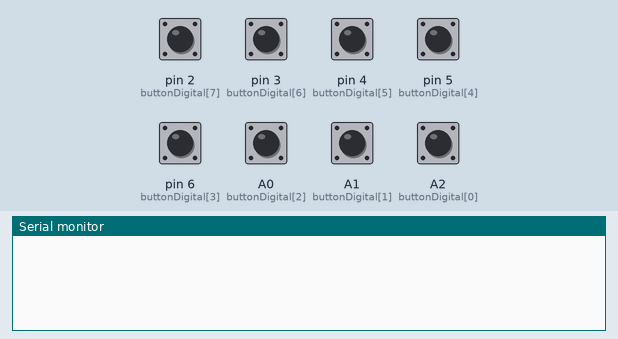
Recording of a sketch running on a simulated Arduino Uno, built with avr-gcc and run on an emulated ATmega328P. On the bench: the last lines printed to the serial monitor. Inputs (shaded band) come from the test bench; at power-on: A0 (buttonDigital[2]), A1 (buttonDigital[1]), A2 (buttonDigital[0]), pin 2 (buttonDigital[7]), pin 3 (buttonDigital[6]), pin 4 (buttonDigital[5]), pin 5 (buttonDigital[4]), pin 6 (buttonDigital[3]) LOW. No radio packets arrive unless stated.

Above: at 1.2 s.
1.3 s: pin 2 (buttonDigital[7]) pulled HIGH for 0.15 s
At 2.4 s:
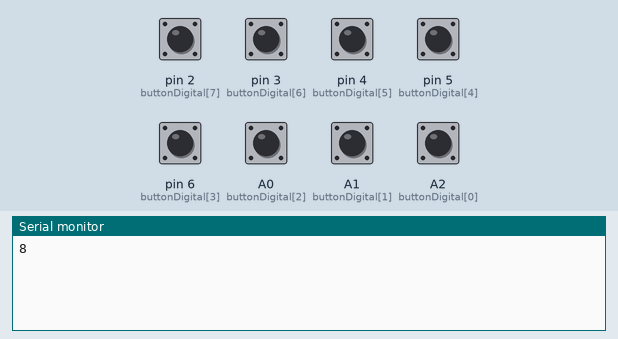
2.9 s: pin 3 (buttonDigital[6]) pulled HIGH for 0.15 s
At 3.7 s:
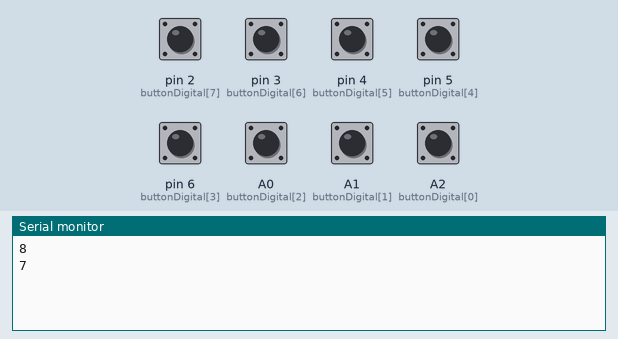
4.5 s: pin 4 (buttonDigital[5]) pulled HIGH for 0.15 s
At 4.9 s:
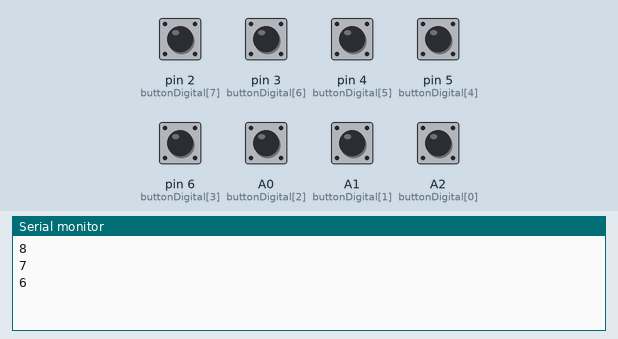
6.1 s: pin 5 (buttonDigital[4]) pulled HIGH for 0.15 s
At 7.3 s:
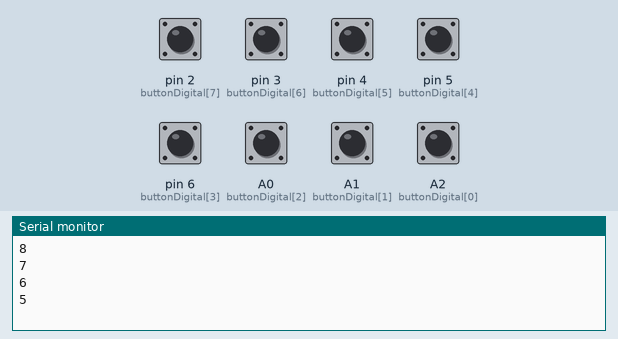
7.7 s: pin 6 (buttonDigital[3]) pulled HIGH for 0.15 s
At 8.5 s:
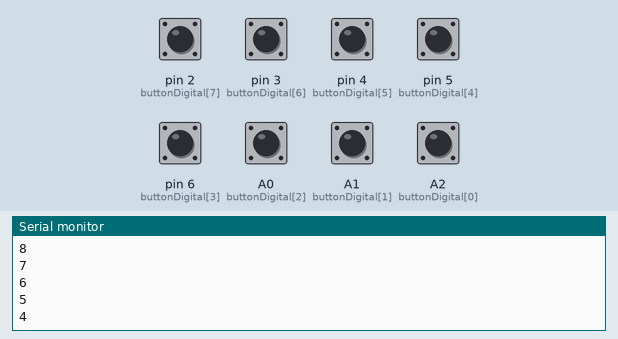
9.3 s: A0 (buttonDigital[2]) pulled HIGH for 0.15 s
At 9.7 s:
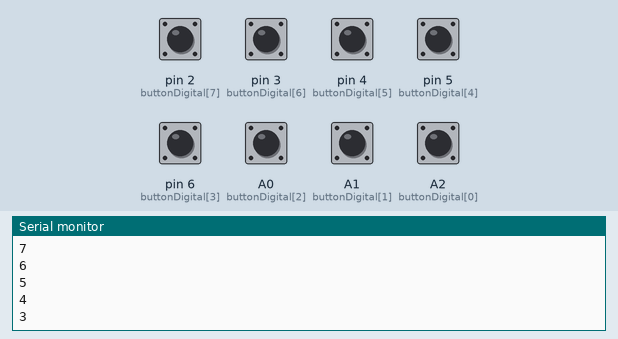
Timing chart, 0 to 11.9 s (numbered marks = the images above; inputs shaded):
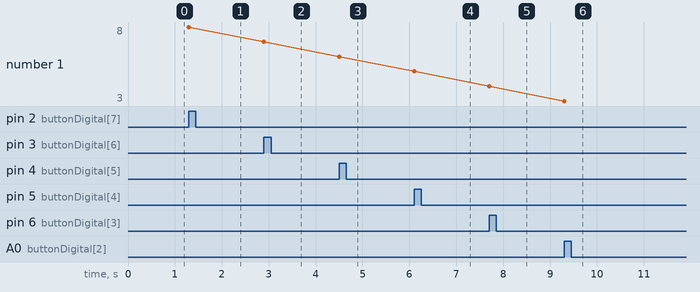

Measured:
- after the input at 1.3 s, the serial monitor: prints a new line at once (image 1)
- after the input at 2.9 s, the serial monitor: prints a new line at once (image 2)
- after the input at 4.5 s, the serial monitor: prints a new line at once (image 3)
- after the input at 6.1 s, the serial monitor: prints a new line at once (image 4)
- after the input at 7.7 s, the serial monitor: prints a new line at once (image 5)
- after the input at 9.3 s, the serial monitor: prints a new line at once (image 6)
- plotted number 1: 8 → 7 after the input at 2.9 s, 7 → 6 after the input at 4.5 s, 6 → 5 after the input at 6.1 s, 5 → 4 after the input at 7.7 s, 4 → 3 after the input at 9.3 s

The sketch:

Controller_Code.ino
```cpp
#include <SPI.h>
#include <nRF24L01.h>
#include <RF24.h>

#define BUTTON_NUM 8

RF24 radio(7, 8); //CE, CSN
const byte address[6] = "00001"; //Acts as key between receivers

const int buttonDigital[BUTTON_NUM] = {A2, A1, A0, 6, 5, 4, 3, 2};
int buttonState[BUTTON_NUM];
boolean isButtonActive[BUTTON_NUM];

void setup() {
  for(int i = 0; i < BUTTON_NUM; i++){ //Button pin setup
    pinMode(buttonDigital[i], INPUT);
    isButtonActive[i] = false; //Sets buttons so they all havent been recognized as pressed yet
  }

  radio.begin(); //Wireless receiver setup
  radio.openWritingPipe(address);
  radio.setPALevel(RF24_PA_MIN);
  radio.stopListening();

  Serial.begin(9600); //Serial monitor setup
}

void loop() {

  for(int i = 0; i < BUTTON_NUM; i++){ //Checks data of button pins
    buttonState[i] = digitalRead(buttonDigital[i]);
//    Serial.print(buttonState[i]);
//    Serial.print("\t");
  }
//  Serial.println();

  for(int i = 0; i < BUTTON_NUM; i++){ //Condition checks for buttons being held/pressed
    if(buttonState[i] && !isButtonActive[i]){ //Checks if buttonState is 1 and isButtonActive is false
      isButtonActive[i] = true;
      int buttonSent = i + 1;
      Serial.println(buttonSent);
      radio.write(&buttonSent, sizeof(buttonSent));
    }
    else if(!buttonState[i] && isButtonActive[i]){ //Checks if buttonState is 0 and isButtonActive is true
      isButtonActive[i] = false;
    }
  }
}
```
